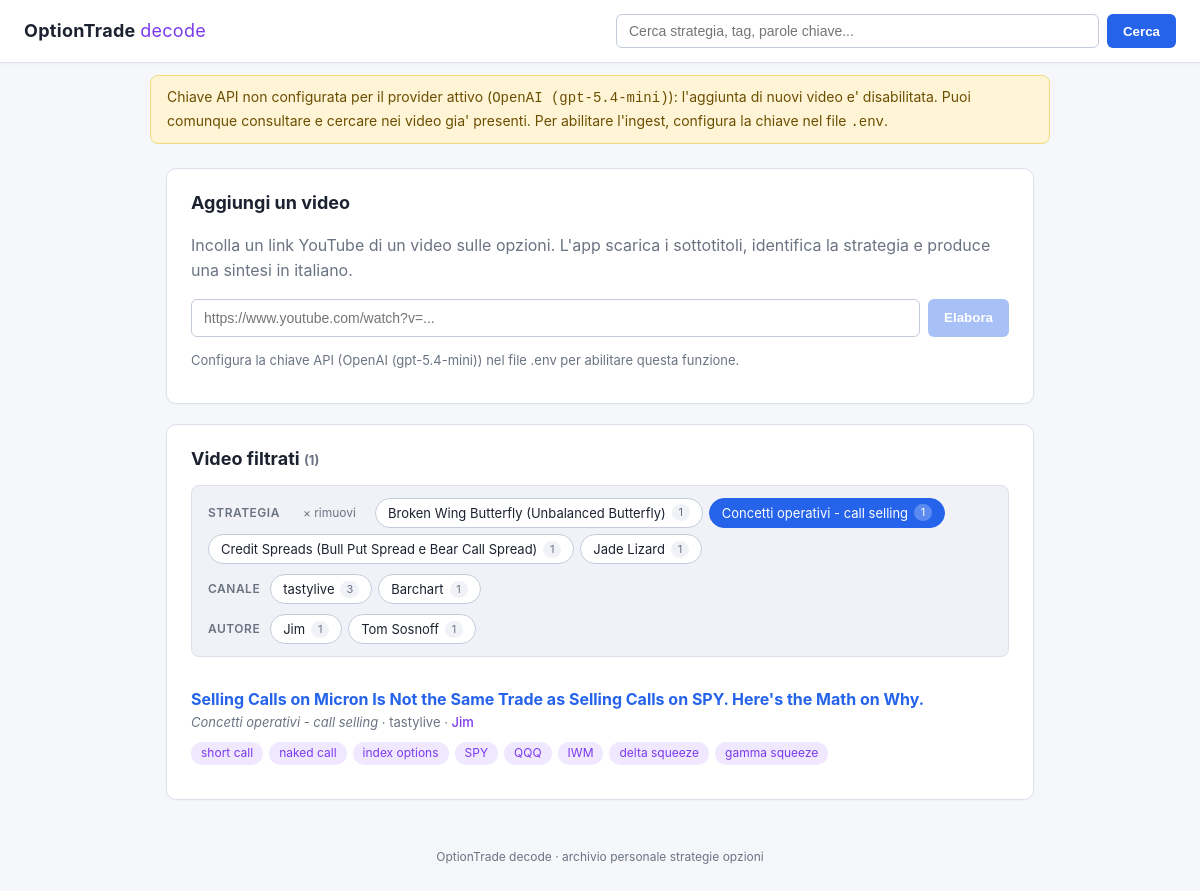
The page /?strategia=Concetti+operativi+-+call+selling on the database its author committed.
### tables this page shows
CREATE TABLE videos (
    id           INTEGER PRIMARY KEY AUTOINCREMENT,
    url          TEXT NOT NULL UNIQUE,
    video_id     TEXT NOT NULL,
    titolo       TEXT NOT NULL DEFAULT '',
    canale       TEXT NOT NULL DEFAULT '',
    durata_sec   INTEGER,
    lingua_orig  TEXT NOT NULL DEFAULT '',
    strategia    TEXT NOT NULL DEFAULT '',
    tag          TEXT NOT NULL DEFAULT '',
    trascrizione TEXT NOT NULL DEFAULT '',
    sintesi_it   TEXT NOT NULL DEFAULT '',
    created_at   TEXT NOT NULL
, autore TEXT NOT NULL DEFAULT '', topics TEXT NOT NULL DEFAULT '');

### app.py (the view)
@app.route("/")
def index():
    strategia = (request.args.get("strategia") or "").strip() or None
    canale = (request.args.get("canale") or "").strip() or None
    autore = (request.args.get("autore") or "").strip() or None
    recenti = db.list_recent(50, strategia=strategia, canale=canale, autore=autore)
    return render_template(
        "index.html",
        recenti=recenti,
        facets=db.facets(),
        filtro_strategia=strategia,
        filtro_canale=canale,
        filtro_autore=autore,
    )

### app.py (called while the page is built)
@app.context_processor
def inject_globals():
    return {
        "api_key_present": has_api_key(),
        "provider_label": provider_label(),
    }

### db.py (called while the page is built)
@contextmanager
def connect() -> Iterator[sqlite3.Connection]:
    DB_PATH.parent.mkdir(parents=True, exist_ok=True)
    conn = sqlite3.connect(DB_PATH)
    conn.row_factory = sqlite3.Row
    try:
        yield conn
        conn.commit()
    finally:
        conn.close()

def list_recent(
    limit: int = 50,
    *,
    strategia: str | None = None,
    canale: str | None = None,
    autore: str | None = None,
) -> list[sqlite3.Row]:
    where, params = _filter_clauses(strategia, canale, autore)
    sql = (
        "SELECT id, titolo, strategia, tag, topics, canale, autore, created_at "
        "FROM videos"
    )
    if where:
        sql += " WHERE " + " AND ".join(where)
    sql += " ORDER BY id DESC LIMIT ?"
    params.append(limit)
    with connect() as conn:
        return conn.execute(sql, params).fetchall()

def _filter_clauses(
    strategia: str | None,
    canale: str | None,
    autore: str | None,
    table_alias: str = "",
) -> tuple[list[str], list]:
    prefix = f"{table_alias}." if table_alias else ""
    where: list[str] = []
    params: list = []
    if strategia:
        where.append(f"{prefix}strategia = ?")
        params.append(strategia)
    if canale:
        where.append(f"{prefix}canale = ?")
        params.append(canale)
    if autore:
        where.append(f"{prefix}autore = ?")
        params.append(autore)
    return where, params

def facets() -> dict[str, list[tuple[str, int]]]:
    with connect() as conn:
        strategie = conn.execute(
            "SELECT strategia, COUNT(*) AS n FROM videos "
            "WHERE strategia != '' GROUP BY strategia ORDER BY n DESC, strategia"
        ).fetchall()
        canali = conn.execute(
            "SELECT canale, COUNT(*) AS n FROM videos "
            "WHERE canale != '' GROUP BY canale ORDER BY n DESC, canale"
        ).fetchall()
        autori = conn.execute(
            "SELECT autore, COUNT(*) AS n FROM videos "
            "WHERE autore != '' GROUP BY autore ORDER BY n DESC, autore"
        ).fetchall()
    return {
        "strategia": [(r["strategia"], r["n"]) for r in strategie],
        "canale": [(r["canale"], r["n"]) for r in canali],
        "autore": [(r["autore"], r["n"]) for r in autori],
    }

### ingest.py (called while the page is built)
def _provider() -> str:
    return (os.getenv("LLM_PROVIDER", "openai") or "openai").strip().lower()

### templates/index.html (shortened to what this page needs)
{% extends "base.html" %}
{% block content %}
<section class="card">
  <h2>Aggiungi un video</h2>
  <p class="muted">Incolla un link YouTube di un video sulle opzioni. L'app scarica
    i sottotitoli, identifica la strategia e produce una sintesi in italiano.</p>
  <form action="{{ url_for('ingest_route') }}" method="post" class="ingest-form">
    <input type="url" name="url" placeholder="https://www.youtube.com/watch?v=..." required
           {% if not api_key_present %}disabled{% endif %}>
    <button type="submit" {% if not api_key_present %}disabled{% endif %}>Elabora</button>
  </form>
  {% if not api_key_present %}
    <p class="muted small">Configura la chiave API ({{ provider_label }}) nel file .env per abilitare questa funzione.</p>
  {% else %}
    <p class="muted small">Provider attivo: <strong>{{ provider_label }}</strong>. L'elaborazione richiede da 10 a 40 secondi.</p>
  {% endif %}
</section>
<section class="card">
  <h2>
    {% if filtro_strategia or filtro_canale or filtro_autore %}
      Video filtrati
    {% else %}
      Ultimi video archiviati
    {% endif %}
    <span class="muted small">({{ recenti|length }})</span>
  </h2>
  {% set base_endpoint = 'index' %}
  {% set base_query = {} %}
  {% include "_filter_bar.html" %}
  {% if recenti %}
    <ul class="video-list">
      {% for r in recenti %}
        <li>
          <a href="{{ url_for('video_detail', video_pk=r['id']) }}"><strong>{{ r['titolo'] or '(senza titolo)' }}</strong></a>
          <div class="meta">
            {% if r['strategia'] %}<em>{{ r['strategia'] }}</em>{% endif %}
            {% if r['canale'] %}&middot; {{ r['canale'] }}{% endif %}
            {% if r['autore'] %}&middot; <span class="autore">{{ r['autore'] }}</span>{% endif %}
          </div>
          {% if r['tag'] %}<div class="tags">{% for t in r['tag'].split(',') %}<span class="tag">{{ t.strip() }}</span>{% endfor %}</div>{% endif %}
        </li>
      {% endfor %}
    </ul>
  {% endif %}
</section>
{% endblock %}

### templates/_filter_bar.html (shortened to what this page needs)
{% if facets.strategia or facets.canale %}
<div class="filter-bar">
  {% if facets.strategia %}
    <div class="group">
      <span class="label">Strategia</span>
      {% if filtro_strategia %}
        <a class="chip clear" href="{{ chip_url(base_endpoint, base_query, 'strategia', None)|trim }}">&times; rimuovi</a>
      {% endif %}
      {% for nome, n in facets.strategia[:12] %}
        <a class="chip {% if filtro_strategia == nome %}active{% endif %}"
           href="{{ chip_url(base_endpoint, base_query, 'strategia', None if filtro_strategia == nome else nome)|trim }}">
          {{ nome }} <span class="count">{{ n }}</span>
        </a>
      {% endfor %}
    </div>
  {% endif %}
  {% if facets.canale %}
    <div class="group">
      <span class="label">Canale</span>
      {% for nome, n in facets.canale[:12] %}
        <a class="chip {% if filtro_canale == nome %}active{% endif %}"
           href="{{ chip_url(base_endpoint, base_query, 'canale', None if filtro_canale == nome else nome)|trim }}">
          {{ nome }} <span class="count">{{ n }}</span>
        </a>
      {% endfor %}
    </div>
  {% endif %}
  {% if facets.autore %}
    <div class="group">
      <span class="label">Autore</span>
      {% for nome, n in facets.autore[:12] %}
        <a class="chip {% if filtro_autore == nome %}active{% endif %}"
           href="{{ chip_url(base_endpoint, base_query, 'autore', None if filtro_autore == nome else nome)|trim }}">
          {{ nome }} <span class="count">{{ n }}</span>
        </a>
      {% endfor %}
    </div>
  {% endif %}
</div>
{% endif %}

### static/style.css (style rules this page uses)
:root { --bg: #f6f7fb; --panel: #ffffff; --panel-2: #f0f2f7; --text: #1c2230; --muted: #6b7382; --accent: #2563eb; --accent-soft: #e0ebff; --accent-2: #7c3aed; --accent-2-soft: #efe8ff; --warn-bg: #fff4d6; --warn-fg: #6b4f00; --warn-border: #f3d97c; --err-bg: #ffe5e5; --err-fg: #8a1111; --err-border: #f3a8a8; --ok-bg: #def7e3; --ok-fg: #155724; --ok-border: #97e0a3; --border: #dde1ea; --border-strong: #c4ccd9; --highlight: #fff3a8; }
* { box-sizing: border-box; }
body { margin: 0; font-family: -apple-system, BlinkMacSystemFont, "Segoe UI", Roboto, "Helvetica Neue", Arial, sans-serif; background: var(--bg); color: var(--text); line-height: 1.55; }
button { background: var(--accent); color: #ffffff; border: 0; padding: 8px 16px; border-radius: 6px; font-weight: 600; cursor: pointer; transition: background 0.15s; }
button:disabled { opacity: 0.4; cursor: not-allowed; }
.card { background: var(--panel); border: 1px solid var(--border); border-radius: 10px; padding: 20px 24px; margin-bottom: 20px; box-shadow: 0 1px 2px rgba(0,0,0,0.03); }
.card h2 { margin: 0 0 12px 0; font-size: 18px; }
.muted { color: var(--muted); }
.small { font-size: 13px; }
.ingest-form { display: flex; gap: 8px; margin: 12px 0 8px; }
.ingest-form input { flex: 1; background: var(--panel); border: 1px solid var(--border-strong); color: var(--text); padding: 10px 12px; border-radius: 6px; font-size: 14px; }
.filter-bar { display: flex; flex-direction: column; gap: 10px; padding: 12px 16px; background: var(--panel-2); border: 1px solid var(--border); border-radius: 8px; margin-bottom: 16px; }
.filter-bar .group { display: flex; flex-wrap: wrap; align-items: center; gap: 6px; }
.filter-bar .label { font-size: 12px; font-weight: 600; color: var(--muted); text-transform: uppercase; letter-spacing: 0.5px; margin-right: 4px; }
.chip { display: inline-flex; align-items: center; gap: 6px; background: var(--panel); border: 1px solid var(--border-strong); color: var(--text); padding: 4px 12px; border-radius: 999px; font-size: 13px; text-decoration: none; transition: all 0.15s; cursor: pointer; }
.chip .count { font-size: 11px; color: var(--muted); background: var(--panel-2); border-radius: 999px; padding: 0 6px; min-width: 18px; text-align: center; }
.chip.active { background: var(--accent); color: #ffffff; border-color: var(--accent); }
.chip.active .count { background: rgba(255,255,255,0.25); color: #ffffff; }
.chip.clear { background: transparent; border-color: transparent; color: var(--muted); font-size: 12px; }
.video-list { list-style: none; padding: 0; margin: 0; }
.video-list li { padding: 14px 0; border-bottom: 1px solid var(--border); }
.video-list li:last-child { border-bottom: 0; }
.video-list a { color: var(--accent); text-decoration: none; }
.meta { color: var(--muted); font-size: 13px; }
.tags { margin-top: 6px; }
.tag { display: inline-block; background: var(--accent-2-soft); color: var(--accent-2); padding: 2px 10px; border-radius: 999px; font-size: 12px; margin-right: 6px; margin-top: 4px; }
.autore { color: var(--accent-2); font-weight: 500; }

### rows shown on the page
videos: strategia "Broken Wing Butterfly (Unbalanced Butterfly)", id "1", autore "Tom Sosnoff"
videos: strategia "Credit Spreads (Bull Put Spread e Bear Call Spread)", n "1"
videos: strategia "Jade Lizard", n "1"
videos: titolo "Selling Calls on Micron Is Not the Same Trade as Selling Calls on SPY. Here's the Math on Why.", strategia "Concetti operativi - call selling", canale "tastylive", autore "Jim", strip "short call" "naked call" "index options" "SPY" "QQQ" "IWM" "delta squeeze" "gamma squeeze"

### other values the page prints
{{ provider_label }} "OpenAI (gpt-5.4-mini)"
{{ recenti|length }} "1"
{{ nome }} "Concetti operativi - call selling"
{{ n }} "1"
{{ nome }} "tastylive" "Barchart"
{{ n }} "3" "1"
{{ nome }} "Jim"
